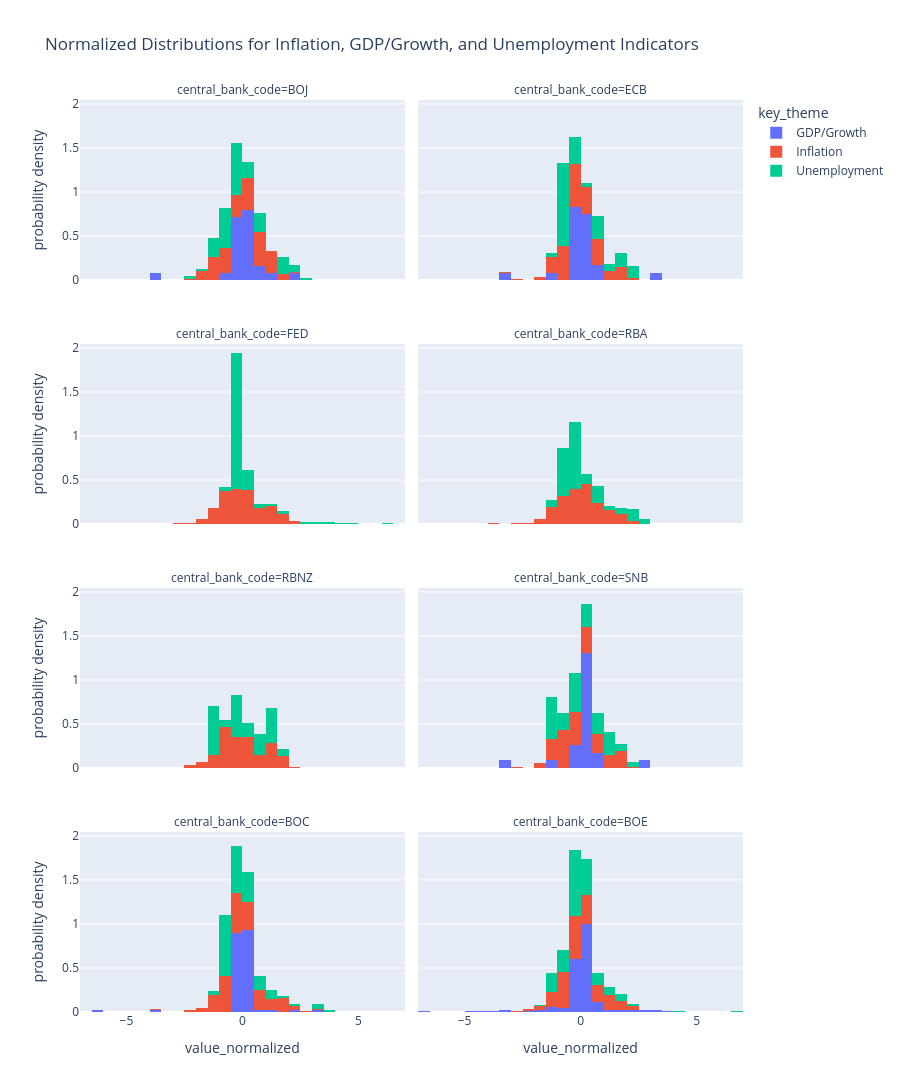

Notebook code cell kept with this figure:
### Code cell
fig = px.histogram(
    key_focus,
    x="value_normalized",
    color="key_theme",
    facet_col="central_bank_code",
    facet_col_wrap=2,
    nbins=60,
    histnorm="probability density",
    title="Normalized Distributions for Inflation, GDP/Growth, and Unemployment Indicators",
)
fig.update_layout(height=1100)
fig.show()

### Figure 1 — Plotly figure (JSON) as saved in the notebook; plotly's stock layout.template omitted (floating-point values rounded to 4 significant figures; data arrays with more than 128 entries replaced by an {"elided": "..."} marker saying what was removed)
{"data": [{"bingroup": "x", "histnorm": "probability density", "hovertemplate": "key_theme=GDP/Growth<br>central_bank_code=BOJ<br>value_normalized=%{x}<br>probability density=%{y}<extra></extra>", "legendgroup": "GDP/Growth", "marker": {"color": "#636efa", "pattern": {"shape": ""}}, "name": "GDP/Growth", "nbinsx": 60, "orientation": "v", "showlegend": true, "type": "histogram", "x": [-0.8487, -0.2891, -3.693, 2.462, 1.296, -0.4756, 0.2238, -0.429, 0.5036, -0.05596, 0.4103, -0.1026, 0.08393, 0.3171, 0.5502, -0.3357, 0.0373, -0.2425, 0.3171, 0.1306, 0.2705, -0.1026, 0.2238, -0.2891, 0.0373], "xaxis": "x7", "yaxis": "y7"}, {"bingroup": "x", "histnorm": "probability density", "hovertemplate": "key_theme=GDP/Growth<br>central_bank_code=ECB<br>value_normalized=%{x}<br>probability density=%{y}<extra></extra>", "legendgroup": "GDP/Growth", "marker": {"color": "#636efa", "pattern": {"shape": ""}}, "name": "GDP/Growth", "nbinsx": 60, "orientation": "v", "showlegend": false, "type": "histogram", "x": [-0.02905, -1.021, -3.22, 3.296, -0.2436, -0.1363, 0.5341, 0.5341, 0.02458, 0.105, 0.1587, 0.02458, -0.02905, -0.08269, -0.02905, -0.08269, 0.02458, -0.002235, 0.0514, -0.002235, 0.105, -0.02905, 0.02458, 0.02458], "xaxis": "x8", "yaxis": "y8"}, {"bingroup": "x", "histnorm": "probability density", "hovertemplate": "key_theme=GDP/Growth<br>central_bank_code=SNB<br>value_normalized=%{x}<br>probability density=%{y}<extra></extra>", "legendgroup": "GDP/Growth", "marker": {"color": "#636efa", "pattern": {"shape": ""}}, "name": "GDP/Growth", "nbinsx": 60, "orientation": "v", "showlegend": false, "type": "histogram", "x": [0.04583, -1.13, -3.401, 2.843, 0.04583, -0.2785, 0.654, 0.6135, 0.04583, 0.1269, 0.04583, 0.005289, 0.04583, 0.04583, 0.04583, 0.1269, 0.208, 0.08638, 0.005289, 0.1269, -0.03526, -0.2785, 0.005289], "xaxis": "x4", "yaxis": "y4"}, {"bingroup": "x", "histnorm": "probability density", "hovertemplate": "key_theme=GDP/Growth<br>central_bank_code=BOC<br>value_normalized=%{x}<br>probability density=%{y}<extra></extra>", "legendgroup": "GDP/Growth", "marker": {"color": "#636efa", "pattern": {"shape": ""}}, "name": "GDP/Growth", "nbinsx": 60, "orientation": "v", "showlegend": false, "type": "histogram", "x": [-0.01875, 0.08365, -0.01875, -3.756, -6.009, 2.234, 3.258, 1.466, 0.5444, 0.3396, 0.1348, 0.2884, -0.01875, 0.2884, 0.1348, 0.4932, -0.2235, -0.2235, 0.2884, -0.1211, 0.1348, -0.01875, 0.3396, 0.2372, 0.03245, 0.4932, 0.2884, 0.08365, -0.1723, -0.01875, -0.01875, -0.01875, -0.01875, -0.01875, -0.01875, -0.1211, 0.186, -0.01875, -0.1211, 0.03245, 0.08365, -0.1723, -0.01875, -0.01875, 0.03245, 0.03245, 0.08365, 0.2372, 0.03245, 0.08365, 0.03245, -0.01875, 0.03245, -0.01875, 0.08365, -0.1723, 0.03245, 0.1348, -0.1723, -0.01875, -0.1211, -0.1211, -0.1211, 0.03245, -0.2235, 0.03245, -0.2235, -0.01875, 0.03245, -0.01875, 0.03245], "xaxis": "x", "yaxis": "y"}, {"bingroup": "x", "histnorm": "probability density", "hovertemplate": "key_theme=GDP/Growth<br>central_bank_code=BOE<br>value_normalized=%{x}<br>probability density=%{y}<extra></extra>", "legendgroup": "GDP/Growth", "marker": {"color": "#636efa", "pattern": {"shape": ""}}, "name": "GDP/Growth", "nbinsx": 60, "orientation": "v", "showlegend": false, "type": "histogram", "x": {"elided": "230 float values"}, "xaxis": "x2", "yaxis": "y2"}, {"bingroup": "x", "histnorm": "probability density", "hovertemplate": "key_theme=Inflation<br>central_bank_code=BOJ<br>value_normalized=%{x}<br>probability density=%{y}<extra></extra>", "legendgroup": "Inflation", "marker": {"color": "#EF553B", "pattern": {"shape": ""}}, "name": "Inflation", "nbinsx": 60, "orientation": "v", "showlegend": true, "type": "histogram", "x": {"elided": "506 float values"}, "xaxis": "x7", "yaxis": "y7"}, {"bingroup": "x", "histnorm": "probability density", "hovertemplate": "key_theme=Inflation<br>central_bank_code=ECB<br>value_normalized=%{x}<br>probability density=%{y}<extra></extra>", "legendgroup": "Inflation", "marker": {"color": "#EF553B", "pattern": {"shape": ""}}, "name": "Inflation", "nbinsx": 60, "orientation": "v", "showlegend": false, "type": "histogram", "x": {"elided": "350 float values"}, "xaxis": "x8", "yaxis": "y8"}, {"bingroup": "x", "histnorm": "probability density", "hovertemplate": "key_theme=Inflation<br>central_bank_code=FED<br>value_normalized=%{x}<br>probability density=%{y}<extra></extra>", "legendgroup": "Inflation", "marker": {"color": "#EF553B", "pattern": {"shape": ""}}, "name": "Inflation", "nbinsx": 60, "orientation": "v", "showlegend": false, "type": "histogram", "x": {"elided": "897 float values"}, "xaxis": "x5", "yaxis": "y5"}, {"bingroup": "x", "histnorm": "probability density", "hovertemplate": "key_theme=Inflation<br>central_bank_code=RBA<br>value_normalized=%{x}<br>probability density=%{y}<extra></extra>", "legendgroup": "Inflation", "marker": {"color": "#EF553B", "pattern": {"shape": ""}}, "name": "Inflation", "nbinsx": 60, "orientation": "v", "showlegend": false, "type": "histogram", "x": {"elided": "549 float values"}, "xaxis": "x6", "yaxis": "y6"}, {"bingroup": "x", "histnorm": "probability density", "hovertemplate": "key_theme=Inflation<br>central_bank_code=RBNZ<br>value_normalized=%{x}<br>probability density=%{y}<extra></extra>", "legendgroup": "Inflation", "marker": {"color": "#EF553B", "pattern": {"shape": ""}}, "name": "Inflation", "nbinsx": 60, "orientation": "v", "showlegend": false, "type": "histogram", "x": [-0.7686, -0.9868, -0.2851, -0.6941, -2.38, -1.182, -0.4463, -1.231, -0.7686, -1.231, -0.2851, -1.182, 0.5207, -0.3039, 1.971, 0.4765, 0.6818, 0.9642, 1.326, 1.452, 1.165, 1.647, 1.971, 1.598, 1.086, 0.6818, 1.598, 1.109, 0.3595, 1.354, 1.13, 0.1983, 1.013, 1.164, 1.326, 0.8179, 1.174, -0.7686, 0.3789, -0.8115, -0.6074, 0.03752, 0.2705, 0.6408, 1.28, 0.03487, -0.9078, -1.076, -0.8072, -0.9297, -0.3039, 0.8092, -0.09979, 0.4725, 0.9775, 0.4389, -0.3018, -0.6074, -0.8404, -2.456, 0.001202, 0.03487, 1.718, -0.2681, 0.1359, -0.8089, -0.7686, -0.8404, 0.2705, -0.2345, 1.482, 0.5062, 0.2705, -1.076, -0.8085, -0.124, -0.6941, -0.6048, 0.3379, 1.112, -0.3355, -0.3018, -0.8081, -0.7686, -0.5966, 0.2369, 0.4052, 1.415, 1.415, -0.4364, -0.6721, -0.4701, -0.8077, 0.03719, -0.4502, -1.514, 0.2369, 0.1022, -0.2345, -1.581, -0.4028, -0.6074, -0.4015, -0.6721, -0.6048, -0.9414, -1.143, -1.581, -1.615, -0.811, -0.124, -0.4015, 1.987, 0.3715, 2.122, 1.078, 1.785, -0.09979, -1.278, -1.042], "xaxis": "x3", "yaxis": "y3"}, {"bingroup": "x", "histnorm": "probability density", "hovertemplate": "key_theme=Inflation<br>central_bank_code=SNB<br>value_normalized=%{x}<br>probability density=%{y}<extra></extra>", "legendgroup": "Inflation", "marker": {"color": "#EF553B", "pattern": {"shape": ""}}, "name": "Inflation", "nbinsx": 60, "orientation": "v", "showlegend": false, "type": "histogram", "x": {"elided": "275 float values"}, "xaxis": "x4", "yaxis": "y4"}, {"bingroup": "x", "histnorm": "probability density", "hovertemplate": "key_theme=Inflation<br>central_bank_code=BOC<br>value_normalized=%{x}<br>probability density=%{y}<extra></extra>", "legendgroup": "Inflation", "marker": {"color": "#EF553B", "pattern": {"shape": ""}}, "name": "Inflation", "nbinsx": 60, "orientation": "v", "showlegend": false, "type": "histogram", "x": {"elided": "697 float values"}, "xaxis": "x", "yaxis": "y"}, {"bingroup": "x", "histnorm": "probability density", "hovertemplate": "key_theme=Inflation<br>central_bank_code=BOE<br>value_normalized=%{x}<br>probability density=%{y}<extra></extra>", "legendgroup": "Inflation", "marker": {"color": "#EF553B", "pattern": {"shape": ""}}, "name": "Inflation", "nbinsx": 60, "orientation": "v", "showlegend": false, "type": "histogram", "x": {"elided": "1104 float values"}, "xaxis": "x2", "yaxis": "y2"}, {"bingroup": "x", "histnorm": "probability density", "hovertemplate": "key_theme=Unemployment<br>central_bank_code=BOJ<br>value_normalized=%{x}<br>probability density=%{y}<extra></extra>", "legendgroup": "Unemployment", "marker": {"color": "#00cc96", "pattern": {"shape": ""}}, "name": "Unemployment", "nbinsx": 60, "orientation": "v", "showlegend": true, "type": "histogram", "x": [-2.361, -1.258, -1.258, -0.7062, -0.1545, 1.501, 0.9489, 1.501, 2.052, 2.052, 2.604, 1.501, 1.501, 1.501, 1.501, -0.1545, 0.9489, 2.052, 1.501, 0.9489, 0.9489, 0.9489, 0.3972, 0.9489, 0.3972, 0.9489, 0.3972, -0.1545, -0.7062, -0.1545, -0.1545, -0.1545, -0.7062, -0.1545, -0.1545, -0.7062, -0.7062, -1.258, -0.1545, 0.9489, -0.1545, -0.1545, -0.7062, 0.3972, 0.3972, -0.1545, -0.7062, -0.7062, -1.258, -1.258, -0.1545, -0.1545, -0.1545, -0.1545, -0.7062, 0.3972, -0.7062, -1.258, -0.7062, -0.7062, -1.258, -0.7062, -1.258, -0.7062, -0.7062, -0.7062, -0.7062, -1.81, -0.1545, -0.1545, -0.1545, -0.1545, -0.1545, 0.3972, -0.1545], "xaxis": "x7", "yaxis": "y7"}, {"bingroup": "x", "histnorm": "probability density", "hovertemplate": "key_theme=Unemployment<br>central_bank_code=ECB<br>value_normalized=%{x}<br>probability density=%{y}<extra></extra>", "legendgroup": "Unemployment", "marker": {"color": "#00cc96", "pattern": {"shape": ""}}, "name": "Unemployment", "nbinsx": 60, "orientation": "v", "showlegend": false, "type": "histogram", "x": [0.9207, 0.7737, 0.7737, 0.6267, 0.7737, 0.6267, 0.7737, 1.362, 1.509, 1.803, 2.097, 2.244, 2.097, 2.097, 1.803, 2.097, 1.803, 1.656, 1.509, 1.215, 1.068, 0.9207, 0.7737, 0.6267, 0.4797, 0.1857, -0.1083, -0.1083, -0.1083, -0.1083, -0.4023, -0.4023, -0.4023, -0.4023, -0.4023, -0.5493, -0.5493, -0.4023, -0.2553, -0.4023, -0.5493, -0.5493, -0.5493, -0.6963, -0.6963, -0.6963, -0.5493, -0.5493, -0.6963, -0.6963, -0.6963, -0.5493, -0.5493, -0.6963, -0.6963, -0.5493, -0.6963, -0.6963, -0.8433, -0.8433, -0.8433, -0.8433, -0.9903, -1.137, -0.9903, -0.9903, -0.8433, -0.9903, -0.9903, -0.8433, -0.8433, -0.6963, -0.8433, -0.9903, -1.137, -0.9903], "xaxis": "x8", "yaxis": "y8"}, {"bingroup": "x", "histnorm": "probability density", "hovertemplate": "key_theme=Unemployment<br>central_bank_code=FED<br>value_normalized=%{x}<br>probability density=%{y}<extra></extra>", "legendgroup": "Unemployment", "marker": {"color": "#00cc96", "pattern": {"shape": ""}}, "name": "Unemployment", "nbinsx": 60, "orientation": "v", "showlegend": false, "type": "histogram", "x": {"elided": "572 float values"}, "xaxis": "x5", "yaxis": "y5"}, {"bingroup": "x", "histnorm": "probability density", "hovertemplate": "key_theme=Unemployment<br>central_bank_code=RBA<br>value_normalized=%{x}<br>probability density=%{y}<extra></extra>", "legendgroup": "Unemployment", "marker": {"color": "#00cc96", "pattern": {"shape": ""}}, "name": "Unemployment", "nbinsx": 60, "orientation": "v", "showlegend": false, "type": "histogram", "x": [0.5392, 0.7255, 0.5392, 0.6323, 1.564, 2.402, 2.681, 2.774, 2.122, 2.216, 2.309, 2.122, 1.936, 1.75, 1.191, 1.005, 0.9117, 0.5392, 0.3529, 0.07353, -0.01961, 0.07353, 0.6323, 0.07353, -0.299, -0.299, -0.4853, -0.4853, -0.5784, -0.5784, -0.9509, -1.044, -0.9509, -0.9509, -1.044, -1.044, -0.9509, -0.7647, -0.9509, -0.9509, -0.7647, -0.8578, -0.9509, -0.7647, -0.7647, -0.8578, -0.7647, -0.5784, -0.5784, -0.3921, -0.7647, -0.6715, -0.3921, -0.4853, -0.3921, -0.299, -0.299, -0.3921, -0.3921, -0.5784, -0.4853, -0.3921, -0.3921, -0.3921, -0.3921, -0.3921, -0.2059, -0.299, -0.299, -0.01961, -0.2059, -0.2059, -0.3921, -0.3921, -0.2059, -0.2059], "xaxis": "x6", "yaxis": "y6"}, {"bingroup": "x", "histnorm": "probability density", "hovertemplate": "key_theme=Unemployment<br>central_bank_code=RBNZ<br>value_normalized=%{x}<br>probability density=%{y}<extra></extra>", "legendgroup": "Unemployment", "marker": {"color": "#00cc96", "pattern": {"shape": ""}}, "name": "Unemployment", "nbinsx": 60, "orientation": "v", "showlegend": false, "type": "histogram", "x": [-0.2945, -0.03155, -0.2945, 1.415, 0.8887, 0.6258, -0.2945, -1.083, -1.346, -1.346, -1.215, -1.215, -1.083, -1.083, -0.8204, -0.426, -0.2945, 0.09992, 0.4943, 0.7573, 1.152, 1.152, 1.283, 1.415, 1.546], "xaxis": "x3", "yaxis": "y3"}, {"bingroup": "x", "histnorm": "probability density", "hovertemplate": "key_theme=Unemployment<br>central_bank_code=SNB<br>value_normalized=%{x}<br>probability density=%{y}<extra></extra>", "legendgroup": "Unemployment", "marker": {"color": "#00cc96", "pattern": {"shape": ""}}, "name": "Unemployment", "nbinsx": 60, "orientation": "v", "showlegend": false, "type": "histogram", "x": [-0.2438, -0.03793, -0.2438, 0.5797, 1.403, 1.609, 1.197, 1.197, 1.403, 1.197, 1.197, 1.403, 1.815, 2.227, 2.021, 1.609, 1.403, 0.9915, 0.3738, 0.3738, 0.168, -0.03793, -0.2438, -0.2438, -0.03793, -0.03793, -0.2438, -0.4497, -0.6556, -1.067, -1.273, -1.273, -1.273, -1.479, -1.479, -1.273, -1.067, -0.8614, -1.067, -1.273, -1.273, -1.479, -1.479, -1.479, -1.273, -1.273, -1.273, -1.067, -0.6556, -0.2438, -0.4497, -0.4497, -0.6556, -0.6556, -0.6556, -0.6556, -0.4497, -0.2438, -0.2438, -0.03793, 0.3738, 0.7856, 0.5797, 0.5797, 0.3738, 0.3738, 0.168, 0.168, 0.3738, 0.3738, 0.5797, 0.5797, 0.9915, 1.197, 1.197, 0.9915], "xaxis": "x4", "yaxis": "y4"}, {"bingroup": "x", "histnorm": "probability density", "hovertemplate": "key_theme=Unemployment<br>central_bank_code=BOC<br>value_normalized=%{x}<br>probability density=%{y}<extra></extra>", "legendgroup": "Unemployment", "marker": {"color": "#00cc96", "pattern": {"shape": ""}}, "name": "Unemployment", "nbinsx": 60, "orientation": "v", "showlegend": false, "type": "histogram", "x": [-0.65, -0.7057, -0.65, 0.5753, 3.472, 3.861, 3.082, 2.302, 1.912, 1.244, 1.188, 0.9652, 1.021, 1.466, 0.7981, 0.4082, 0.7424, 0.7981, 0.5753, 0.4082, 0.1854, 0.07402, -0.03738, -0.4273, -0.483, -0.1488, -0.7057, -0.8171, -0.8728, -0.9285, -1.04, -1.04, -0.7614, -0.8728, -0.8728, -0.9285, -0.9842, -0.9842, -0.9842, -0.9842, -0.9842, -0.8728, -0.7614, -0.7057, -0.7057, -0.7057, -0.5943, -0.5386, -0.5386, -0.5943, -0.5386, -0.3716, -0.3716, -0.3159, -0.2045, -0.2045, -0.09307, -0.1488, -0.1488, 0.01832, -0.03738, -0.09307, -0.09307, -0.03738, 0.07402, 0.1297, 0.07402, 0.07402, 0.1854, 0.1854, 0.07402, -0.1488, 0.01832, -0.1488, -0.03738, -0.03738], "xaxis": "x", "yaxis": "y"}, {"bingroup": "x", "histnorm": "probability density", "hovertemplate": "key_theme=Unemployment<br>central_bank_code=BOE<br>value_normalized=%{x}<br>probability density=%{y}<extra></extra>", "legendgroup": "Unemployment", "marker": {"color": "#00cc96", "pattern": {"shape": ""}}, "name": "Unemployment", "nbinsx": 60, "orientation": "v", "showlegend": false, "type": "histogram", "x": {"elided": "152 float values"}, "xaxis": "x2", "yaxis": "y2"}], "layout": {"annotations": [{"font": {}, "showarrow": false, "text": "central_bank_code=BOC", "x": 0.245, "xanchor": "center", "xref": "paper", "y": 0.1975, "yanchor": "bottom", "yref": "paper"}, {"font": {}, "showarrow": false, "text": "central_bank_code=BOE", "x": 0.755, "xanchor": "center", "xref": "paper", "y": 0.1975, "yanchor": "bottom", "yref": "paper"}, {"font": {}, "showarrow": false, "text": "central_bank_code=RBNZ", "x": 0.245, "xanchor": "center", "xref": "paper", "y": 0.465, "yanchor": "bottom", "yref": "paper"}, {"font": {}, "showarrow": false, "text": "central_bank_code=SNB", "x": 0.755, "xanchor": "center", "xref": "paper", "y": 0.465, "yanchor": "bottom", "yref": "paper"}, {"font": {}, "showarrow": false, "text": "central_bank_code=FED", "x": 0.245, "xanchor": "center", "xref": "paper", "y": 0.7325, "yanchor": "bottom", "yref": "paper"}, {"font": {}, "showarrow": false, "text": "central_bank_code=RBA", "x": 0.755, "xanchor": "center", "xref": "paper", "y": 0.7325, "yanchor": "bottom", "yref": "paper"}, {"font": {}, "showarrow": false, "text": "central_bank_code=BOJ", "x": 0.245, "xanchor": "center", "xref": "paper", "y": 1.0, "yanchor": "bottom", "yref": "paper"}, {"font": {}, "showarrow": false, "text": "central_bank_code=ECB", "x": 0.755, "xanchor": "center", "xref": "paper", "y": 1.0, "yanchor": "bottom", "yref": "paper"}], "barmode": "relative", "height": 1100, "legend": {"title": {"text": "key_theme"}, "tracegroupgap": 0}, "title": {"text": "Normalized Distributions for Inflation, GDP/Growth, and Unemployment Indicators"}, "xaxis": {"anchor": "y", "domain": [0.0, 0.49], "title": {"text": "value_normalized"}}, "xaxis2": {"anchor": "y2", "domain": [0.51, 1.0], "matches": "x", "title": {"text": "value_normalized"}}, "xaxis3": {"anchor": "y3", "domain": [0.0, 0.49], "matches": "x", "showticklabels": false}, "xaxis4": {"anchor": "y4", "domain": [0.51, 1.0], "matches": "x", "showticklabels": false}, "xaxis5": {"anchor": "y5", "domain": [0.0, 0.49], "matches": "x", "showticklabels": false}, "xaxis6": {"anchor": "y6", "domain": [0.51, 1.0], "matches": "x", "showticklabels": false}, "xaxis7": {"anchor": "y7", "domain": [0.0, 0.49], "matches": "x", "showticklabels": false}, "xaxis8": {"anchor": "y8", "domain": [0.51, 1.0], "matches": "x", "showticklabels": false}, "yaxis": {"anchor": "x", "domain": [0.0, 0.1975], "title": {"text": "probability density"}}, "yaxis2": {"anchor": "x2", "domain": [0.0, 0.1975], "matches": "y", "showticklabels": false}, "yaxis3": {"anchor": "x3", "domain": [0.2675, 0.465], "matches": "y", "title": {"text": "probability density"}}, "yaxis4": {"anchor": "x4", "domain": [0.2675, 0.465], "matches": "y", "showticklabels": false}, "yaxis5": {"anchor": "x5", "domain": [0.535, 0.7325], "matches": "y", "title": {"text": "probability density"}}, "yaxis6": {"anchor": "x6", "domain": [0.535, 0.7325], "matches": "y", "showticklabels": false}, "yaxis7": {"anchor": "x7", "domain": [0.8025, 1.0], "matches": "y", "title": {"text": "probability density"}}, "yaxis8": {"anchor": "x8", "domain": [0.8025, 1.0], "matches": "y", "showticklabels": false}}}
